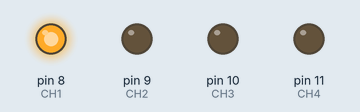
Simulated run of this sketch. Board: Arduino Uno, built with avr-gcc and run on an emulated ATmega328P. Shown: output pins drawn as LEDs (lit = HIGH).

Above: at 0.1 s.
At 8.1 s:
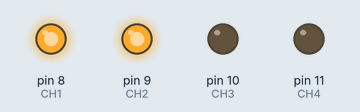
At 14.1 s:
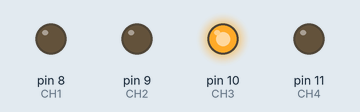
At 15.1 s:
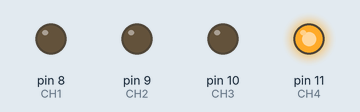
At 22.1 s:
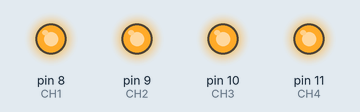
At 31.4 s:
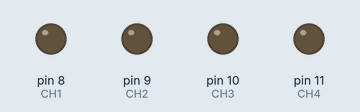
Timing chart, 0 to 33.1 s (numbered marks = the images above):
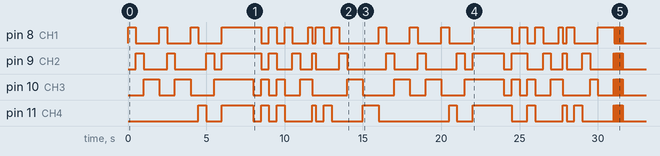

The sketch:

jingle_bells.ino
```cpp
/* =======================================================================
      Project: 4 Channel 5V Relay Module with lights to Jingle Bells
       Author: Jared Lundholm
      Created: 29 Nov 2017
  Arduino IDE: 1.8.5
  Description: Jingle Bells using 4 channel Relay and 4 LED light strands
========================================================================== */

 int CH1 = 8;
 int CH2 = 9;
 int CH3 = 10;
 int CH4 = 11;
 int eighthNote = 250;
 int quarterNote = 500;
 int halfNote = 1000;
 int wholeNote = 2000;
 int finish = 30;
 int lightsOffDelay = 50;

 void setup(){
   //Setup all the Arduino Pins
   pinMode(CH1, OUTPUT);
   pinMode(CH2, OUTPUT);
   pinMode(CH3, OUTPUT);
   pinMode(CH4, OUTPUT);

   // measure 01
   digitalWrite(CH1, HIGH);
   delay(quarterNote);
   lightsOff();

   digitalWrite(CH2, HIGH);
   delay(quarterNote);
   lightsOff();

   digitalWrite(CH3, HIGH);
   delay(halfNote);
   lightsOff();


   // measure 02
   digitalWrite(CH1, HIGH);
   delay(quarterNote);
   lightsOff();

   digitalWrite(CH2, HIGH);
   delay(quarterNote);
   lightsOff();

   digitalWrite(CH3, HIGH);
   delay(halfNote);
   lightsOff();

   // measure 03
   digitalWrite(CH1, HIGH);
   delay(quarterNote);
   lightsOff();

   digitalWrite(CH4, HIGH);
   delay(quarterNote);
   lightsOff();

   digitalWrite(CH2, HIGH);
   delay(quarterNote);
   lightsOff();

   digitalWrite(CH3, HIGH);
   delay(quarterNote);
   lightsOff();

   // measure 04
   digitalWrite(CH1, HIGH);
   digitalWrite(CH2, HIGH);
   digitalWrite(CH3, HIGH);
   digitalWrite(CH4, HIGH);
   delay(wholeNote);
   lightsOff();

   // measure 05
   digitalWrite(CH1, HIGH);
   digitalWrite(CH2, HIGH);
   delay(quarterNote);
   lightsOff();

   digitalWrite(CH3, HIGH);
   digitalWrite(CH4, HIGH);
   delay(quarterNote);
   lightsOff();

   digitalWrite(CH1, HIGH);
   digitalWrite(CH2, HIGH);
   delay(quarterNote);
   lightsOff();

   digitalWrite(CH3, HIGH);
   digitalWrite(CH4, HIGH);
   delay(quarterNote);
   lightsOff();

   // measure 06
   digitalWrite(CH1, HIGH);
   delay(quarterNote);
   lightsOff();

   digitalWrite(CH2, HIGH);
   delay(quarterNote);
   lightsOff();

   digitalWrite(CH3, HIGH);
   delay(quarterNote);
   lightsOff();

   digitalWrite(CH1, HIGH);
   digitalWrite(CH3, HIGH);
   delay(eighthNote);
   lightsOff();

   digitalWrite(CH2, HIGH);
   digitalWrite(CH4, HIGH);
   delay(eighthNote);
   lightsOff();

   // measure 07
   digitalWrite(CH1, HIGH);
   delay(quarterNote);
   lightsOff();

   digitalWrite(CH4, HIGH);
   delay(quarterNote);
   lightsOff();

   digitalWrite(CH1, HIGH);
   delay(quarterNote);
   lightsOff();

   digitalWrite(CH2, HIGH);
   delay(quarterNote);
   lightsOff();

   // measure 08
   digitalWrite(CH3, HIGH);
   delay(halfNote);
   lightsOff();

   digitalWrite(CH4, HIGH);
   delay(halfNote);
   lightsOff();

   // measure 09
   digitalWrite(CH1, HIGH);
   delay(quarterNote);
   lightsOff();

   digitalWrite(CH2, HIGH);
   delay(quarterNote);
   lightsOff();

   digitalWrite(CH3, HIGH);
   delay(halfNote);
   lightsOff();

   // measure 10
   digitalWrite(CH1, HIGH);
   delay(quarterNote);
   lightsOff();

   digitalWrite(CH2, HIGH);
   delay(quarterNote);
   lightsOff();

   digitalWrite(CH3, HIGH);
   delay(halfNote);
   lightsOff();

   // measure 11
   digitalWrite(CH1, HIGH);
   delay(quarterNote);
   lightsOff();

   digitalWrite(CH4, HIGH);
   delay(quarterNote);
   lightsOff();

   digitalWrite(CH2, HIGH);
   delay(quarterNote);
   lightsOff();

   digitalWrite(CH3, HIGH);
   delay(quarterNote);
   lightsOff();

   // measure 12
   digitalWrite(CH1, HIGH);
   digitalWrite(CH2, HIGH);
   digitalWrite(CH3, HIGH);
   digitalWrite(CH4, HIGH);
   delay(wholeNote);
   lightsOff();

   // 13th measure
   digitalWrite(CH1, HIGH);
   digitalWrite(CH4, HIGH);
   delay(quarterNote);
   lightsOff();

   digitalWrite(CH2, HIGH);
   digitalWrite(CH3, HIGH);
   delay(quarterNote);
   lightsOff();

   digitalWrite(CH1, HIGH);
   digitalWrite(CH2, HIGH);
   delay(quarterNote);
   lightsOff();

   digitalWrite(CH3, HIGH);
   digitalWrite(CH4, HIGH);
   delay(quarterNote);
   lightsOff();

   // measure 14
   digitalWrite(CH1, HIGH);
   delay(quarterNote);
   lightsOff();

   digitalWrite(CH2, HIGH);
   delay(quarterNote);
   lightsOff();

   digitalWrite(CH3, HIGH);
   delay(quarterNote);
   lightsOff();

   digitalWrite(CH1, HIGH);
   digitalWrite(CH3, HIGH);
   delay(eighthNote);
   lightsOff();

   digitalWrite(CH2, HIGH);
   digitalWrite(CH4, HIGH);
   delay(eighthNote);
   lightsOff();

   // measure 15
   digitalWrite(CH1, HIGH);
   delay(quarterNote);
   lightsOff();

   digitalWrite(CH4, HIGH);
   delay(quarterNote);
   lightsOff();

   digitalWrite(CH2, HIGH);
   delay(quarterNote);
   lightsOff();

   digitalWrite(CH3, HIGH);
   delay(quarterNote);
   lightsOff();

   // measure 16
   digitalWrite(CH1, HIGH);
   delay(halfNote);
   lightsOff();

   // big ending
   bigFinish();
   bigFinish();
   bigFinish();
   bigFinish();
   bigFinish();
   bigFinish();
   bigFinish();
   bigFinish();
   bigFinish();
   bigFinish();


   // turn off LEDs
   lightsOff();
 }

 void loop(){

 }

 void bigFinish () {
    digitalWrite(CH1, HIGH);
    digitalWrite(CH2, HIGH);
    digitalWrite(CH3, HIGH);
    digitalWrite(CH4, HIGH);
    delay(finish);

    digitalWrite(CH1, LOW);
    digitalWrite(CH2, LOW);
    digitalWrite(CH3, LOW);
    digitalWrite(CH4, LOW);
    delay(finish);
 }

void lightsOff() {
  digitalWrite(CH1, LOW);
  digitalWrite(CH2, LOW);
  digitalWrite(CH3, LOW);
  digitalWrite(CH4, LOW);
}
```
